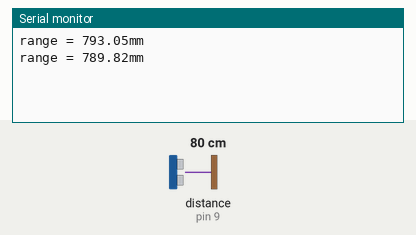
Recording of a sketch running on a simulated Arduino Uno, built with avr-gcc and run on an emulated ATmega328P. Parts: the last lines printed to the serial monitor. Wiring (inferred from the names in the program): ultrasonic range finder: trigger pin 8; echo pin 9. The test bench sets the inputs (shaded band); at power-on: distance to the obstacle (sensor on pin 9) 80 cm. The echo pulse lasts 58.3 µs per cm.

Above: at 1.8 s.
1.9 s: distance to the obstacle (sensor on pin 9) set to 2 cm
At 2.5 s:
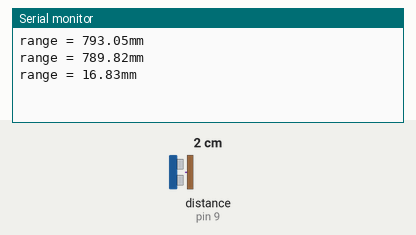
3.4 s: distance to the obstacle (sensor on pin 9) set to 4 cm
At 4.8 s:
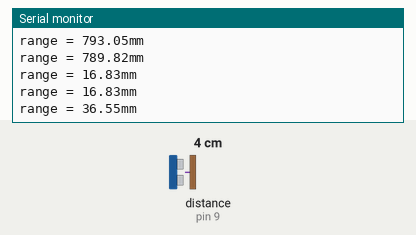
Timing chart, 0 to 6.4 s (numbered marks = the images above; inputs shaded):
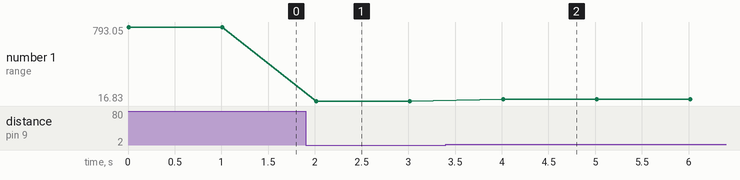

The sketch:

sketch_may25d.ino
```cpp
#define PIN_TRIG (8)
#define PIN_ECHO (9)
#define PULSE_WIDTH (30) // in usec
#define PULSE_TIMEOUT (50000) // in usec

void initEcho() {
  pinMode(PIN_TRIG, OUTPUT);
  pinMode(PIN_ECHO, INPUT);
  digitalWrite(PIN_TRIG, LOW);
}

void makeTrigger() {
  digitalWrite(PIN_TRIG, HIGH);
  delayMicroseconds(PULSE_WIDTH); // in usec
  digitalWrite(PIN_TRIG, LOW);
}

double getEchoRange(){
   long nEchoTime = pulseIn(PIN_ECHO, HIGH, PULSE_TIMEOUT);
  double range = nEchoTime * 1e-6 * 340 / 1e-3 / 2.; // in mm; 음속 : 340 m/s, 1e-6 - 1usec, 1e-3 - 1mm
  return range;
}

void setup() {
  // put your setup code here, to run once:
  initEcho();
  Serial.begin(9600);
}

void loop() {
  // put your main code here, to run repeatedly:
  makeTrigger();
  // echo 받기
  double range = getEchoRange();
  Serial.println("range = "+String(range)+"mm");
  delay(1000);

}
```

Measured:
- after the input at 1.9 s, the serial monitor: prints a new line after 0.11 s (image 1)
- after the input at 3.4 s, the serial monitor: prints a new line after 0.61 s (image 2)
- plotted number 1: 789.82 → 16.83 after the input at 1.9 s, 16.83 → 36.55 after the input at 3.4 s
